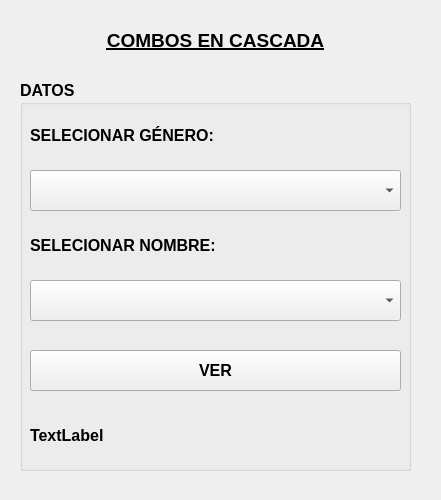
<?xml version="1.0" encoding="UTF-8"?>
<ui version="4.0">
 <class>MainWindow</class>
 <widget class="QMainWindow" name="MainWindow">
  <property name="geometry">
   <rect>
    <x>0</x>
    <y>0</y>
    <width>441</width>
    <height>500</height>
   </rect>
  </property>
  <property name="windowTitle">
   <string>MainWindow</string>
  </property>
  <widget class="QWidget" name="centralwidget">
   <widget class="QLabel" name="label">
    <property name="geometry">
     <rect>
      <x>20</x>
      <y>20</y>
      <width>391</width>
      <height>41</height>
     </rect>
    </property>
    <property name="font">
     <font>
      <pointsize>14</pointsize>
      <weight>75</weight>
      <bold>true</bold>
      <underline>true</underline>
     </font>
    </property>
    <property name="text">
     <string>COMBOS EN CASCADA</string>
    </property>
    <property name="alignment">
     <set>Qt::AlignCenter</set>
    </property>
   </widget>
   <widget class="QGroupBox" name="groupBox">
    <property name="geometry">
     <rect>
      <x>20</x>
      <y>80</y>
      <width>391</width>
      <height>391</height>
     </rect>
    </property>
    <property name="font">
     <font>
      <pointsize>12</pointsize>
      <weight>75</weight>
      <bold>true</bold>
     </font>
    </property>
    <property name="title">
     <string>DATOS</string>
    </property>
    <widget class="QComboBox" name="cbogenero">
     <property name="geometry">
      <rect>
       <x>10</x>
       <y>90</y>
       <width>371</width>
       <height>41</height>
      </rect>
     </property>
    </widget>
    <widget class="QLabel" name="label_2">
     <property name="geometry">
      <rect>
       <x>10</x>
       <y>40</y>
       <width>371</width>
       <height>31</height>
      </rect>
     </property>
     <property name="text">
      <string>SELECIONAR GÉNERO:</string>
     </property>
    </widget>
    <widget class="QPushButton" name="btnver">
     <property name="geometry">
      <rect>
       <x>10</x>
       <y>270</y>
       <width>371</width>
       <height>41</height>
      </rect>
     </property>
     <property name="text">
      <string>VER</string>
     </property>
    </widget>
    <widget class="QComboBox" name="cbonombres">
     <property name="geometry">
      <rect>
       <x>10</x>
       <y>200</y>
       <width>371</width>
       <height>41</height>
      </rect>
     </property>
    </widget>
    <widget class="QLabel" name="label_3">
     <property name="geometry">
      <rect>
       <x>10</x>
       <y>150</y>
       <width>371</width>
       <height>31</height>
      </rect>
     </property>
     <property name="text">
      <string>SELECIONAR NOMBRE:</string>
     </property>
    </widget>
    <widget class="QLabel" name="lblresultado">
     <property name="geometry">
      <rect>
       <x>10</x>
       <y>330</y>
       <width>371</width>
       <height>51</height>
      </rect>
     </property>
     <property name="text">
      <string>TextLabel</string>
     </property>
    </widget>
   </widget>
  </widget>
 </widget>
 <resources/>
 <connections/>
</ui>
